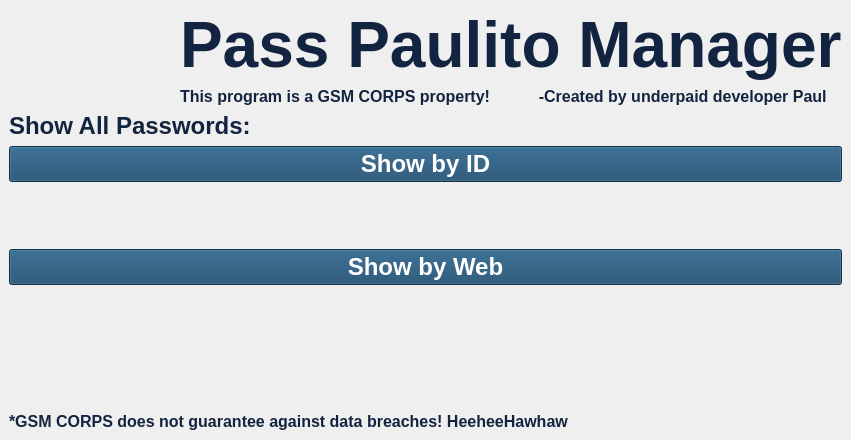
<?xml version="1.0" encoding="UTF-8"?>
<ui version="4.0">
 <class>MainWindow</class>
 <widget class="QMainWindow" name="MainWindow">
  <property name="geometry">
   <rect>
    <x>0</x>
    <y>0</y>
    <width>851</width>
    <height>440</height>
   </rect>
  </property>
  <property name="minimumSize">
   <size>
    <width>851</width>
    <height>440</height>
   </size>
  </property>
  <property name="maximumSize">
   <size>
    <width>851</width>
    <height>440</height>
   </size>
  </property>
  <property name="windowTitle">
   <string>Pass Paulito Manager v1.0</string>
  </property>
  <property name="windowIcon">
   <iconset resource="Resources.qrc">
    <normaloff>:/IconImage/Icon.png</normaloff>:/IconImage/Icon.png</iconset>
  </property>
  <property name="toolTip">
   <string>&lt;html&gt;&lt;head/&gt;&lt;body&gt;&lt;p&gt;&lt;br/&gt;&lt;/p&gt;&lt;/body&gt;&lt;/html&gt;</string>
  </property>
  <property name="whatsThis">
   <string>&lt;html&gt;&lt;head/&gt;&lt;body&gt;&lt;p&gt;&lt;br/&gt;&lt;/p&gt;&lt;/body&gt;&lt;/html&gt;</string>
  </property>
  <property name="autoFillBackground">
   <bool>false</bool>
  </property>
  <property name="styleSheet">
   <string notr="true">background-image: url(:/BackgroundImage/Background.jpg);
background-repeat: no-repeat;
background-position: center;
background-size: cover;</string>
  </property>
  <property name="toolButtonStyle">
   <enum>Qt::ToolButtonIconOnly</enum>
  </property>
  <widget class="QWidget" name="centralwidget">
   <layout class="QGridLayout" name="gridLayout_2">
    <item row="0" column="0">
     <layout class="QGridLayout" name="gridLayout">
      <item row="0" column="0" rowspan="2">
       <widget class="QLabel" name="label">
        <property name="styleSheet">
         <string notr="true">background: transparent;
</string>
        </property>
        <property name="text">
         <string/>
        </property>
        <property name="pixmap">
         <pixmap resource="Resources.qrc">:/IconImage/Icon.png</pixmap>
        </property>
        <property name="scaledContents">
         <bool>true</bool>
        </property>
       </widget>
      </item>
      <item row="3" column="0" colspan="2">
       <layout class="QVBoxLayout" name="verticalLayout">
        <item>
         <widget class="QPushButton" name="Show_By_ID_Button">
          <property name="font">
           <font>
            <pointsize>18</pointsize>
            <weight>75</weight>
            <bold>true</bold>
           </font>
          </property>
          <property name="styleSheet">
           <string notr="true">background: #16476A;
color: white;</string>
          </property>
          <property name="text">
           <string>Show by ID</string>
          </property>
         </widget>
        </item>
        <item>
         <spacer name="verticalSpacer">
          <property name="orientation">
           <enum>Qt::Vertical</enum>
          </property>
          <property name="sizeHint" stdset="0">
           <size>
            <width>20</width>
            <height>40</height>
           </size>
          </property>
         </spacer>
        </item>
        <item>
         <widget class="QPushButton" name="Show_By_Web_Button">
          <property name="font">
           <font>
            <pointsize>18</pointsize>
            <weight>75</weight>
            <bold>true</bold>
           </font>
          </property>
          <property name="styleSheet">
           <string notr="true">background: #16476A;
color: white;</string>
          </property>
          <property name="text">
           <string>Show by Web</string>
          </property>
         </widget>
        </item>
        <item>
         <spacer name="verticalSpacer_2">
          <property name="orientation">
           <enum>Qt::Vertical</enum>
          </property>
          <property name="sizeHint" stdset="0">
           <size>
            <width>20</width>
            <height>40</height>
           </size>
          </property>
         </spacer>
        </item>
        <item>
         <spacer name="verticalSpacer_3">
          <property name="orientation">
           <enum>Qt::Vertical</enum>
          </property>
          <property name="sizeHint" stdset="0">
           <size>
            <width>20</width>
            <height>40</height>
           </size>
          </property>
         </spacer>
        </item>
       </layout>
      </item>
      <item row="4" column="0" colspan="2">
       <widget class="QLabel" name="label_5">
        <property name="font">
         <font>
          <pointsize>12</pointsize>
          <weight>75</weight>
          <bold>true</bold>
          <strikeout>false</strikeout>
         </font>
        </property>
        <property name="styleSheet">
         <string notr="true">background: transparent;
color: #132440;
</string>
        </property>
        <property name="text">
         <string>*GSM CORPS does not guarantee against data breaches! HeeheeHawhaw</string>
        </property>
       </widget>
      </item>
      <item row="0" column="1">
       <widget class="QLabel" name="label_2">
        <property name="font">
         <font>
          <pointsize>48</pointsize>
          <weight>75</weight>
          <bold>true</bold>
          <strikeout>false</strikeout>
         </font>
        </property>
        <property name="styleSheet">
         <string notr="true">background: transparent;
color: #132440;
</string>
        </property>
        <property name="text">
         <string>Pass Paulito Manager</string>
        </property>
       </widget>
      </item>
      <item row="2" column="0" colspan="2">
       <widget class="QLabel" name="label_4">
        <property name="font">
         <font>
          <pointsize>18</pointsize>
          <weight>75</weight>
          <bold>true</bold>
          <strikeout>false</strikeout>
         </font>
        </property>
        <property name="styleSheet">
         <string notr="true">background: transparent;
color: #132440;
</string>
        </property>
        <property name="text">
         <string>Show All Passwords:</string>
        </property>
       </widget>
      </item>
      <item row="1" column="1">
       <widget class="QLabel" name="label_3">
        <property name="font">
         <font>
          <pointsize>12</pointsize>
          <weight>75</weight>
          <bold>true</bold>
          <strikeout>false</strikeout>
         </font>
        </property>
        <property name="styleSheet">
         <string notr="true">background: transparent;
color: #132440;
</string>
        </property>
        <property name="text">
         <string>This program is a GSM CORPS property!           -Created by underpaid developer Paul</string>
        </property>
       </widget>
      </item>
     </layout>
    </item>
   </layout>
  </widget>
 </widget>
 <resources>
  <include location="Resources.qrc"/>
 </resources>
 <connections/>
</ui>
